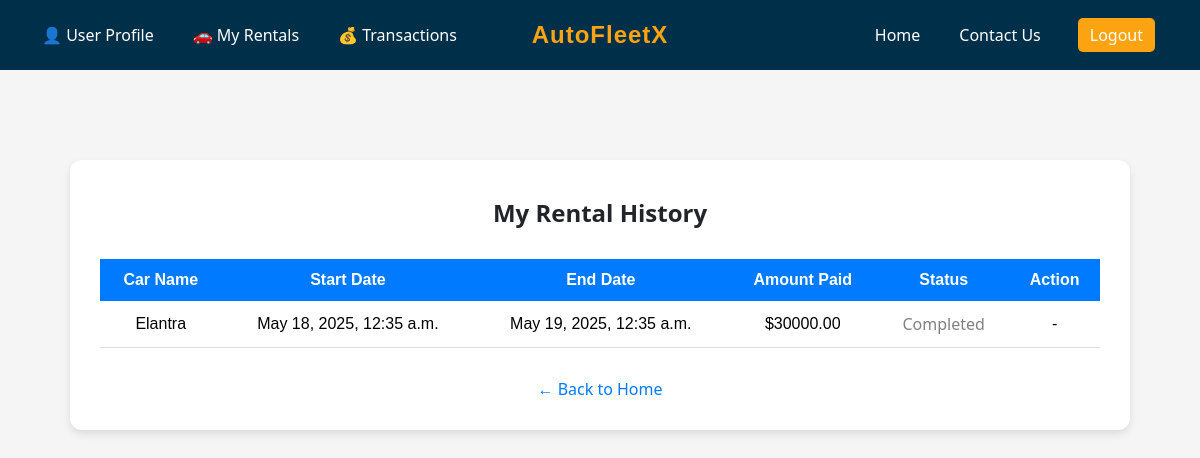
/rental-history/ (signed in), run on the app's committed database.
### main_app/models.py (models this page shows, shortened)
class TimeStampedModel(models.Model):
    created_at = models.DateTimeField(auto_now_add=True)
    class Meta:
        abstract = True

class Rental(TimeStampedModel):
    user = models.ForeignKey(CustomUser, on_delete=models.CASCADE, related_name='rentals')
    car = models.ForeignKey(Car, on_delete=models.CASCADE, related_name='rentals')
    start_date = models.DateTimeField()
    end_date = models.DateTimeField()
    total_cost = models.DecimalField(max_digits=10, decimal_places=2)
    is_active = models.BooleanField(default=True)
    returned_early = models.BooleanField(default=False)
    ''' we are setting values inside the view and then tweaking one value (e.g. total_cost )
    inside custom save present in the model if incase total_cost is not set in the view
    and then the Parent save handles the actual database write for all fields '''
    def save(self, *args, **kwargs):
        if not self.total_cost:
            self.total_cost = self.calculate_cost()
        super().save(*args, **kwargs)

class Car(models.Model):
    name = models.CharField(max_length=100, null=False, blank=False)
    brand = models.CharField(max_length=100)
    seating_capacity = models.PositiveIntegerField(null=False, blank=False)
    rent_per_day = models.PositiveIntegerField(null=False, blank=False)
    model_year = models.PositiveIntegerField(null=True, blank=True)
    available = models.BooleanField(default=True)
    image = models.ImageField(upload_to='car_images/', default='media/car_images/default.jpg')

### main_app/views.py (the view)
# urls.py: path('rental-history/', views.rental_history_view, name='rental_history'),
@login_required
def rental_history_view(request):
    rentals = Rental.objects.filter(user=request.user).order_by('-created_at')
    today = timezone.now()
    return render(request, 'main_app/rental_history.html', {
        'rentals': rentals,
        'today': today
    })

### main_app/templates/main_app/rental_history.html (shortened to what this page needs)
{% extends 'base.html' %}
{% block content %}
{% load static %}
<!DOCTYPE html>
<html lang="en">
<head>
    <link rel="stylesheet" href="{% static 'styles/style.css' %}">
</head>
<body style="background-color: #f5f5f5; font-family: Arial, sans-serif;">
    <div style="max-width: 1000px; margin: 50px auto; background: #ffffff; padding: 30px; border-radius: 12px; box-shadow: 0 4px 8px rgba(0,0,0,0.1);">
        <h2 style="text-align: center; margin-bottom: 30px; color: #212529;">My Rental History</h2>
        {% if rentals %}
            <table style="width: 100%; border-collapse: collapse;">
                <thead style="background-color: #007BFF; color: white;">
                    <tr>
                        <th style="padding: 12px;">Car Name</th>
                        <th style="padding: 12px;">Start Date</th>
                        <th style="padding: 12px;">End Date</th>
                        <th style="padding: 12px;">Amount Paid</th>
                        <th style="padding: 12px;">Status</th>
                        <th style="padding: 12px;">Action</th>
                    </tr>
                </thead>
                <tbody>
                    {% for rental in rentals %}
                    <tr style="text-align: center; border-bottom: 1px solid #ddd;">
                        <td style="padding: 12px;">{{ rental.car.name }}</td>
                        <td style="padding: 12px;">{{ rental.start_date }}</td>
                        <td style="padding: 12px;">{{ rental.end_date }}</td>
                        <td style="padding: 12px;">${{ rental.total_cost }}</td>
                        <td style="padding: 12px;">
                            {% if rental.is_active %}
                                <span style="color: green;">Active</span>
                            {% else %}
                                <span style="color: gray;">Completed</span>
                            {% endif %}
                        </td>
                        <td style="padding: 12px;">
                            {% if rental.is_active %}
                            <form method="POST" action="{% url 'return_car' rental.id %}">
                                {% csrf_token %}
                                <button type="submit" style="background-color: crimson; color: white; border: none; padding: 6px 12px; border-radius: 5px; cursor: pointer;">
                                    Return Now
                                </button>
                            </form>
                            {% else %}
                                -
                            {% endif %}
                        </td>
                    </tr>
                    {% endfor %}
                </tbody>
            </table>
        {% else %}
            <p style="text-align: center; font-size: 18px; color: #666;">You have no rental history yet.</p>
        {% endif %}
        <div style="text-align: center; margin-top: 30px;">
            <a href="{% url 'home' %}" style="color: #007BFF; text-decoration: none;">&larr; Back to Home</a>
        </div>
    </div>
</body>
</html>
{% endblock %}

### static/styles/style.css (style rules this page uses)
body { margin: 0; padding: 0; }
body { background-color: #f5f5f5; font-family: 'Segoe UI', Tahoma, Geneva, Verdana, sans-serif; }
.car-details h3, .car-details p, label, input, button, h1, h2, h3, a, span { font-family: 'Segoe UI', Tahoma, Geneva, Verdana, sans-serif; margin: 6px 0; }

### templates/base.html (style rules this page uses)
body { margin: 0; font-family: 'Segoe UI', sans-serif; background-color: #f5f5f5; }

### data on the page
Rental: car.name "Elantra", start_date "May 18, 2025, 12:35 a.m.", end_date "May 19, 2025, 12:35 a.m.", total_cost "30000.00", is_active "Completed"
